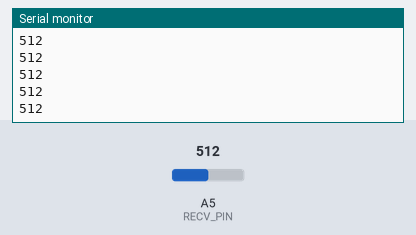
The sketch below on a simulated Arduino Uno, built with avr-gcc and run on an emulated ATmega328P. On the bench: the last lines printed to the serial monitor. Inputs (shaded band) come from the test bench; at power-on: A5 (RECV_PIN) = 512.

Above: at 1.2 s.
1.3 s: A5 (RECV_PIN) set to 716
At 2.4 s:
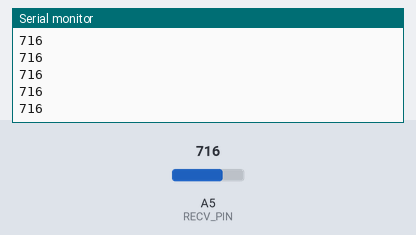
2.8 s: A5 (RECV_PIN) set to 900
At 3.4 s:
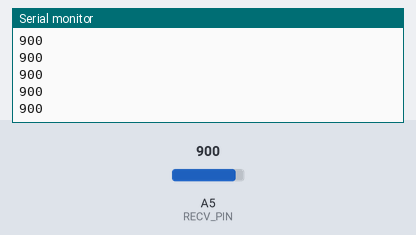
Timing chart, 0 to 5.8 s (numbered marks = the images above; inputs shaded):
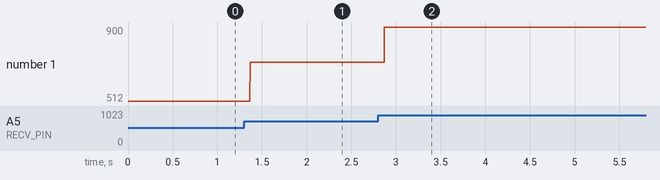

The sketch:

receiver.ino
```cpp
// (licence header left out)
#include <IRremote.h>

int RECV_PIN = A5;

IRrecv irrecv(RECV_PIN);

decode_results results;

void setup()
{
  Serial.begin(9600);
  // In case the interrupt driver crashes on setup, give a clue
  // to the user what's going on.
  /*
  Serial.println("Enabling IRin");
  irrecv.enableIRIn(); // Start the receiver
  Serial.println("Enabled IRin");
  */

  pinMode(RECV_PIN, INPUT);
}

void loop() {
  /*
  if (irrecv.decode(&results)) {
    Serial.println(results.value, HEX);
    irrecv.resume(); // Receive the next value
  }
  delay(100);
  */

  int analogVal = analogRead(RECV_PIN);
  Serial.println(analogVal);
}
```

Measured:
- after the input at 1.3 s, the serial monitor: prints a new line after 0.07 s (image 1)
- after the input at 2.8 s, the serial monitor: prints a new line after 0.07 s (image 2)
- plotted number 1: 512 → 716 after the input at 1.3 s, 716 → 900 after the input at 2.8 s
